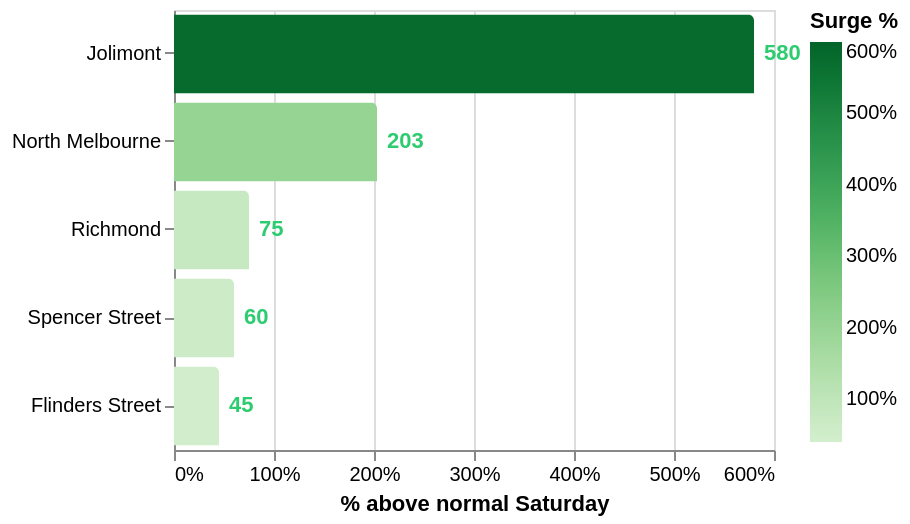

This figure's Vega-Lite source:
### Vega-Lite specification from a JSON file in a GitHub repository (floating-point values rounded to 4 significant figures)
{"$schema": "https://vega.github.io/schema/vega-lite/v5.json", "description": "Horizontal bar chart showing match-day boarding surge percentage above normal Saturday volume at key Melbourne stations. Data source: Transport Victoria.", "width": "container", "height": 220, "data": {"values": [{"station": "Jolimont", "surge_pct": 580, "normal": 4200, "matchday": 28500}, {"station": "North Melbourne", "surge_pct": 203, "normal": 6100, "matchday": 18500}, {"station": "Richmond", "surge_pct": 75, "normal": 12000, "matchday": 21000}, {"station": "Spencer Street", "surge_pct": 60, "normal": 8900, "matchday": 14200}, {"station": "Flinders Street", "surge_pct": 45, "normal": 38000, "matchday": 55000}]}, "layer": [{"mark": {"type": "bar", "cornerRadiusTopRight": 3}, "encoding": {"y": {"field": "station", "type": "nominal", "sort": "-x", "title": null}, "x": {"field": "surge_pct", "type": "quantitative", "title": "% above normal Saturday", "axis": {"labelExpr": "datum.value+'%'"}}, "color": {"field": "surge_pct", "type": "quantitative", "scale": {"scheme": "greens", "domain": [40, 600]}, "legend": {"title": "Surge %", "labelExpr": "datum.value+'%'"}}, "tooltip": [{"field": "station"}, {"field": "surge_pct", "title": "Surge %"}, {"field": "matchday", "title": "Match-day boardings", "format": ","}, {"field": "normal", "title": "Normal Saturday", "format": ","}]}}, {"mark": {"type": "text", "align": "left", "dx": 5, "fontSize": 11, "fontWeight": 700, "color": "#2ecc71"}, "encoding": {"y": {"field": "station", "type": "nominal", "sort": "-x"}, "x": {"field": "surge_pct", "type": "quantitative"}, "text": {"field": "surge_pct", "format": ".0f"}}}]}
